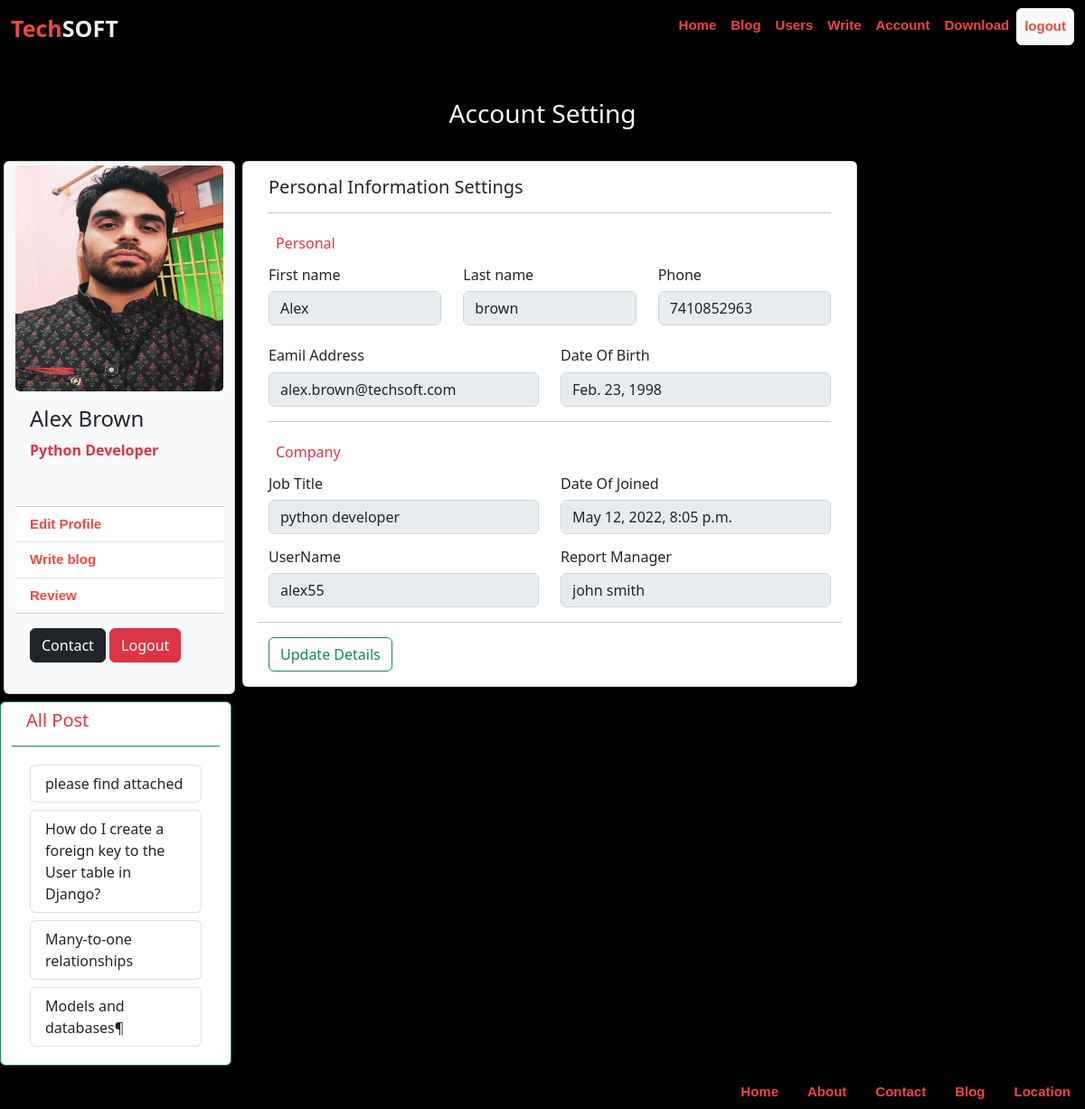
The app's page /user_home (signed in) with its own data.
### account/models.py (models this page shows, shortened)
class employee_database(User):
    phone = models.CharField(max_length=10,blank=False,validators=[RegexValidator(regex='^[0-9]{10}$', message="Please enter the 10 digit number")],default='')
    date_of_birth = models.DateField(max_length=11, blank=False, null=False,help_text="Date format: YYYY-MM-DD")
    job_profile = models.CharField(max_length=150, blank=False, null=False)
    report_manager = models.CharField(max_length=50,  blank=True, null=True)
    avatar = models.ImageField(blank=False, upload_to ='user_profile',default="")
    gender = models.CharField(max_length=15,choices=GENDER_CHOICE, blank=False, default='Select', null=False)
    city = models.CharField(max_length=150,blank=True, null=True)
    class Meta:
        db_table = "register_data"

### filterdata/models.py (models this page shows, shortened)
class NewBlog(models.Model):
    title  = models.CharField(max_length=350,blank=False,default='title')
    descriptions = models.TextField(max_length=5000, blank=False)
    blog_image  = models.ImageField(default="",upload_to="NewBlog")
    posttime = models.DateField(blank=False)
    user = models.ForeignKey(User,on_delete=models.CASCADE)

### account/views.py (the view)
# urls.py: path('user_home',views.UserUpdate,name='user_home'),
def UserUpdate(request):
    username = request.user
    print(username)
    empdata = employee_database.objects.filter(username=username)
    blogdata = NewBlog.objects.all()
    return render(request,'useraccount.html',{'userdata':username,'empdata':empdata,'new_post':blogdata})

### account/templates/useraccount.html (shortened to what this page needs)
{% extends 'master.html' %}
{% load static %}
{% block body %}
<body dy class="bg-black">
<div class="container-fluid justify-content-center" style="margin-top: 50px; margin-right: 15px;">
  <h3 class="text-light text-center">Account Setting</h3>
  <br>
<div class="row align-content-center">
    {%  for i in empdata %}
    <div class="card bg-light mb-2 m-1" style="margin-inline-end: 12px; width:16rem">
        <img src="{{i.avatar}}" class="card-img mt-1" loading="lazy" alt="profile photo" style="width:100% auto; height:250px;">
        <div class="card-body">
          <h4 class="card-title text-capitalize">{{i.first_name}} {{i.last_name}}</h4>
          <p><b class="text-capitalize text-danger">{{i.job_profile}}</b></p>
        </div>
        <ul class="list-group list-group-flush">
          <li class="list-group-item" ><a href="imgedit/{{i.id}}" class="nav-link">Edit Profile</a></li>
          <li class="list-group-item"><a href="create_blog" class="nav-link">Write blog</a></li>
          <li class="list-group-item"><a href="see_all" class="nav-link">Review</a></li>
        </ul>
        <div class="card-body">
          <button type="button" class="collapsible btn btn-dark">Contact</button>
          <a href="user_logout" class="btn btn-danger">Logout</a>
        </div>
      </div>
    <div class="card mb-3 m-1" style="width:680px" id="centerside">
        <div class="row ">
        <div class="col-md-12">
            <div class="card-body">
            <h5 class="card-title text-capitalize">Personal Information Settings</h5>
            <hr>
            <h6 class="text-danger p-2">Personal</h6>
            <div class="row">
                <div class="col">
                    <h6>First name</h6>
                  <input type="text" class="form-control" value="{{i.first_name}}" disabled aria-label="First name">
                </div>
                <div class="col">
                    <h6>Last name</h6>
                  <input type="text" class="form-control" value="{{i.last_name}}" disabled aria-label="Last name">
                </div>
                <div class="col">
                    <h6>Phone</h6>
                  <input type="text" class="form-control" value="{{i.phone}}" disabled aria-label="Last name">
                </div>
              </div>
              <br>
              <div class="row">
                <div class="col">
                    <h6>Eamil Address</h6>
                  <input type="text" class="form-control" value="{{i.email}}" disabled aria-label="First name">
                </div>
                <div class="col">
                    <h6>Date Of Birth</h6>
                  <input type="text" class="form-control" value="{{i.date_of_birth}}" disabled aria-label="Last name">
                </div>
              </div>
              <hr>
              <h6 class="text-danger p-2">Company</h6>
              <div class="row">
                <div class="col">
                    <h6>Job Title</h6>
                  <input type="text" class="form-control" value="{{i.job_profile}}" disabled aria-label="First name">
                </div>
                <div class="col">
                    <h6>Date Of Joined</h6>
                  <input type="text" class="form-control" value="{{i.date_joined}}" disabled aria-label="Last name">
                </div>
              </div>
              <div class="row mt-3">
                <div class="col">
                    <h6>UserName</h6>
                  <input type="text" class="form-control" value="{{i.username}}" disabled aria-label="First name">
                </div>
                <div class="col">
                    <h6>Report Manager</h6>
                  <input type="text" class="form-control" value="{{i.report_manager}}" disabled aria-label="Last name">
                </div>
              </div>
              <div class="row mt-3">
                <hr>
                <div class="col">
                  <a href="edit/{{i.id}}"><button type="submit" class="btn btn-outline-success">Update Details</button></a>
                </div>
              </div>
            </div>
        </div>
        </div>
    </div>
    {%endfor%}
    <div class="card border-success mb-3" style="margin-right: 2px; width:16rem" id="leftside">
        <div class="card-header bg-transparent border-success"><h5 class="text-danger">All Post</h5></div>
        <div class="card-body text-success">
        {% for i in new_post %}
        <ul class="list-group">
          <li class="list-group-item m-1">{{i.title}}</li>
        </ul>
        {%endfor%}
        </div>
    </div>
    </div>
</div>
</body>
{%endblock%}

### account/templates/navbar.html (style rules this page uses)
.nav-link { color: rgb(238, 73, 62); font-family: sans-serif; font-size: 15px; font-weight: bold; }

### account/templates/useraccount.html (style rules this page uses)
@media screen and (min-width: 450px) { #leftside { width:100%; } }
@media screen and (min-width: 990px) { #leftside { width:16rem; } }
@media screen and (min-width: 1000px) { #leftside { width:16rem; } }
@media screen and (min-width: 1000px) { #centerside { width:800px; } }

### records on screen
employee_database: avatar (picture), first_name "Alex", last_name "Brown", job_profile "Python Developer", last_name "brown", phone "7410852963", email "alex.brown@techsoft.com", date_of_birth "Feb. 23, 1998", job_profile "python developer", date_joined "May 12, 2022, 8:05 p.m.", username "alex55", report_manager "john smith"
NewBlog: title "please find attached"
NewBlog: title "How do I create a foreign key to the User table in Django?"
NewBlog: title "Many-to-one relationships"
NewBlog: title "Models and databases¶"
